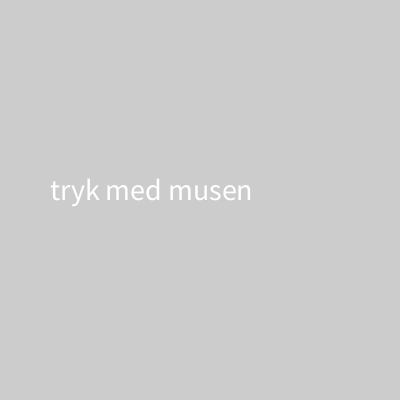
Frame 1 (no input)
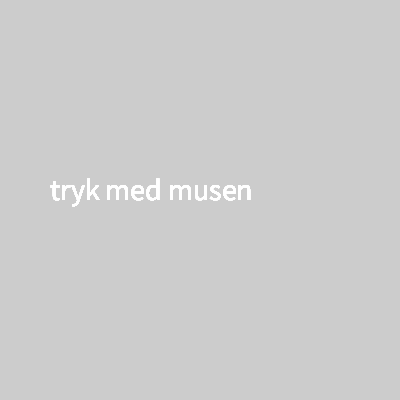
Frame 60 (the mouse pressed at the canvas centre just before this capture)
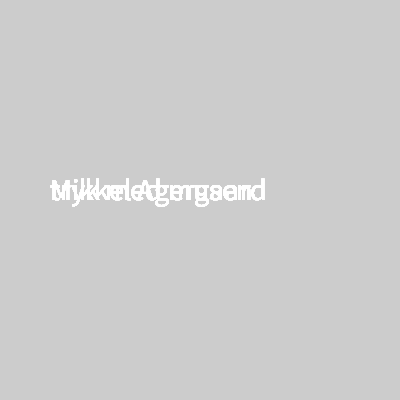
Frame 120 (the mouse held since frame 60 and released just before this capture)

The Processing sketch that drew these frames (run headless with seeded random() and noise(); from frame 60 on, the mouse is pressed at the canvas centre):

// Processing sketch: elever
// ── elever.pde
void setup() {
    size(400,400);
    textSize(30);
}

void draw() {
    clear();
    text(random_elev,50,200);
}

void mousePressed() {
    random_elev = navne[(int)random(0,navne.length)]; 
}

String random_elev = "tryk med musen";

String[] navne = {"Alexander Carlmann",
    "Anton Snabe Engelhart",
    "Asger Munk",
    "Aske",
    "August Karoli Nørby",
    "Bunyakorn War",
    "Callum Finn",
    "Elliot Roland",
    "Elmer Steen",
    "Emilie Asta",
    "Gustav Emil Kaad",
    "Gustav Westenberg Bjørn",
    "Kathrine Lolle",
    "Kritik",
    "Lukas Wai Lok Chan",
    "Mads Christian Scheel",
    "Marcus Modest",
    "Maria",
    "Marina Frederikke Hald",
    "Mattias Krusell",
    "Mikkel Agergaard",
    "Mikkel Cetti",
    "Mikkel Lassenius Kaarup",
    "Neel Smidt",
    "Nojus",
    "Oliver",
    "Paris Xuetong",
    "Poul Gustav Berenthz",
    "Sofie",
    "Victor Østergaard",
    "Viggo Gringer",
    "William Brogaard"};
